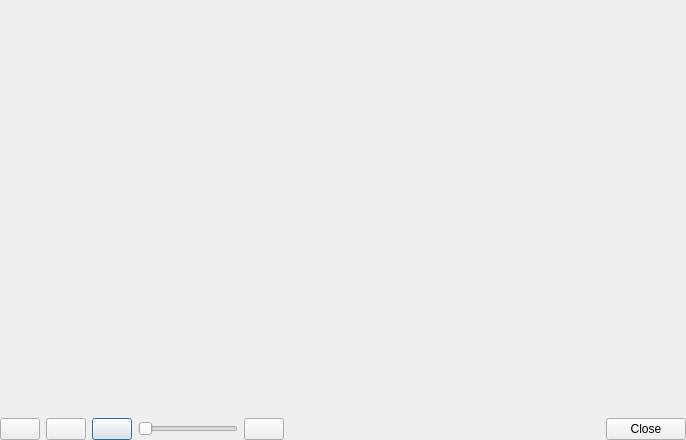
<?xml version="1.0" encoding="UTF-8"?>
<ui version="4.0">
 <class>DialogVideoPlayer</class>
 <widget class="QDialog" name="DialogVideoPlayer">
  <property name="geometry">
   <rect>
    <x>0</x>
    <y>0</y>
    <width>686</width>
    <height>440</height>
   </rect>
  </property>
  <property name="windowTitle">
   <string>Dialog</string>
  </property>
  <layout class="QGridLayout" name="gridLayout">
   <property name="leftMargin">
    <number>0</number>
   </property>
   <property name="topMargin">
    <number>0</number>
   </property>
   <property name="rightMargin">
    <number>0</number>
   </property>
   <property name="bottomMargin">
    <number>0</number>
   </property>
   <item row="0" column="0" colspan="8">
    <widget class="VlcWidgetVideo" name="video" native="true"/>
   </item>
   <item row="1" column="2">
    <widget class="QPushButton" name="pushButtonReload">
     <property name="toolTip">
      <string>Reload</string>
     </property>
     <property name="text">
      <string/>
     </property>
     <property name="icon">
      <iconset resource="agtv.qrc">
       <normaloff>:/16x16/icons/16x16/view-refresh.png</normaloff>:/16x16/icons/16x16/view-refresh.png</iconset>
     </property>
    </widget>
   </item>
   <item row="1" column="1">
    <widget class="QPushButton" name="pushButtonStop">
     <property name="toolTip">
      <string>Stop</string>
     </property>
     <property name="text">
      <string/>
     </property>
     <property name="icon">
      <iconset resource="agtv.qrc">
       <normaloff>:/16x16/icons/16x16/media-playback-stop.png</normaloff>:/16x16/icons/16x16/media-playback-stop.png</iconset>
     </property>
    </widget>
   </item>
   <item row="1" column="3">
    <widget class="QSlider" name="horizontalSliderVolume">
     <property name="minimumSize">
      <size>
       <width>100</width>
       <height>0</height>
      </size>
     </property>
     <property name="maximumSize">
      <size>
       <width>100</width>
       <height>16777215</height>
      </size>
     </property>
     <property name="toolTip">
      <string>Volume</string>
     </property>
     <property name="maximum">
      <number>100</number>
     </property>
     <property name="orientation">
      <enum>Qt::Horizontal</enum>
     </property>
    </widget>
   </item>
   <item row="1" column="0">
    <widget class="QPushButton" name="pushButtonStartResume">
     <property name="toolTip">
      <string>Start</string>
     </property>
     <property name="text">
      <string/>
     </property>
     <property name="icon">
      <iconset resource="agtv.qrc">
       <normaloff>:/16x16/icons/16x16/media-playback-start.png</normaloff>:/16x16/icons/16x16/media-playback-start.png</iconset>
     </property>
    </widget>
   </item>
   <item row="1" column="5">
    <spacer name="horizontalSpacer">
     <property name="orientation">
      <enum>Qt::Horizontal</enum>
     </property>
     <property name="sizeHint" stdset="0">
      <size>
       <width>40</width>
       <height>20</height>
      </size>
     </property>
    </spacer>
   </item>
   <item row="1" column="7">
    <widget class="QPushButton" name="pushButtonClose">
     <property name="text">
      <string>Close</string>
     </property>
    </widget>
   </item>
   <item row="1" column="4">
    <widget class="QPushButton" name="pushButtonMute">
     <property name="text">
      <string/>
     </property>
     <property name="icon">
      <iconset resource="agtv.qrc">
       <normaloff>:/16x16/icons/16x16/audio-card.png</normaloff>:/16x16/icons/16x16/audio-card.png</iconset>
     </property>
    </widget>
   </item>
  </layout>
 </widget>
 <customwidgets>
  <customwidget>
   <class>VlcWidgetVideo</class>
   <extends>QWidget</extends>
   <header location="global">VLCQtWidgets/WidgetVideo.h</header>
   <container>1</container>
   <slots>
    <signal>fullscreen()</signal>
    <slot>toggleFullscreen()</slot>
   </slots>
  </customwidget>
 </customwidgets>
 <resources>
  <include location="agtv.qrc"/>
 </resources>
 <connections/>
</ui>
